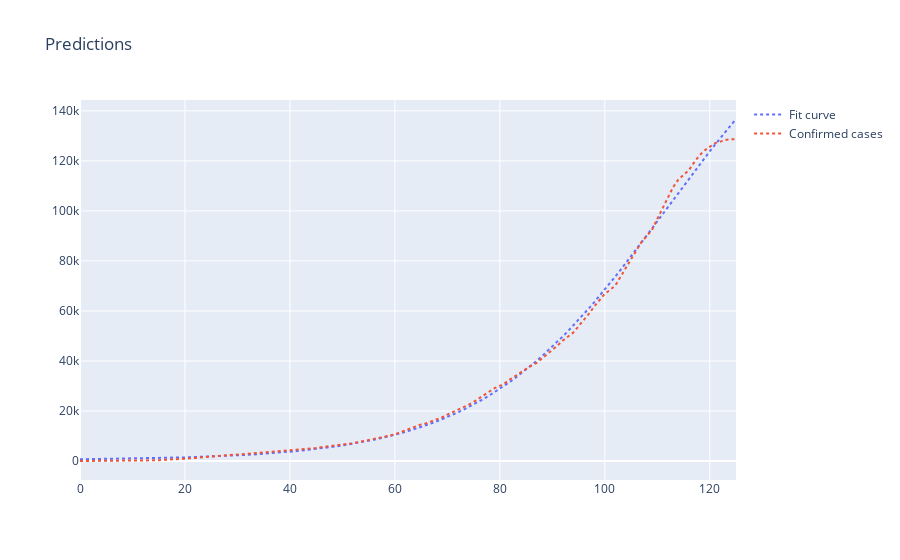

Source (notebook cell):
### Code cell
fig = go.Figure()
#fig.add_trace(go.Scatter(x=pred['x'], line = dict(width=2, dash='dot'), y=pred['y'], name = 'pred'))
fig.add_trace(go.Scatter(x=logistic_df['x'], line = dict(width=2, dash='dot'), y=logistic_df['y'], name = 'Fit curve'))
fig.add_trace(go.Scatter(x=cases_by_day['x'], y=cases_by_day['y'], line = dict(width=2, dash='dot'), name='Confirmed cases'))

fig.update_layout(
    title_text="Predictions"
)

fig.show()
